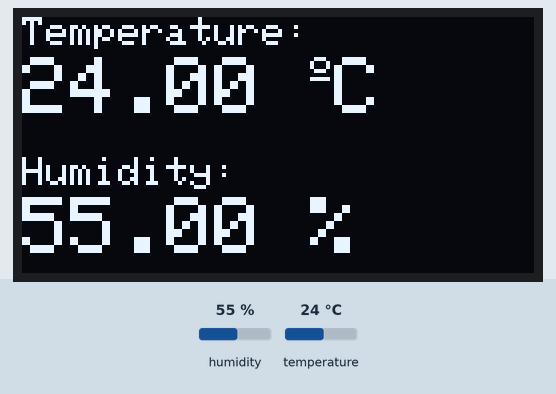
Simulated run of this sketch. Board: ESP8266 (NodeMCU). On the bench: 128×64 one-colour display. The test bench sets the inputs (shaded band); at power-on: humidity 55 %, temperature 24 °C.

Above: at 7.6 s.
7.7 s: humidity set to 22 %
At 13.2 s:
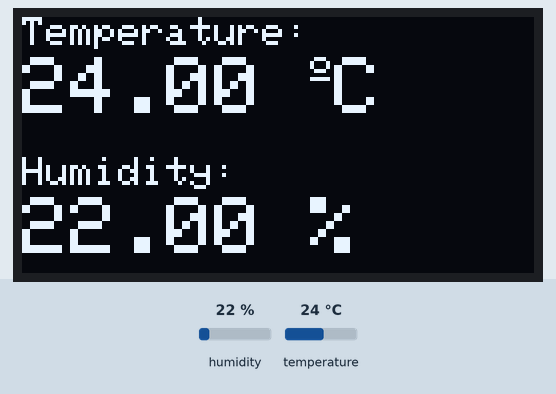
15.2 s: temperature set to 12 °C
At 18.1 s:
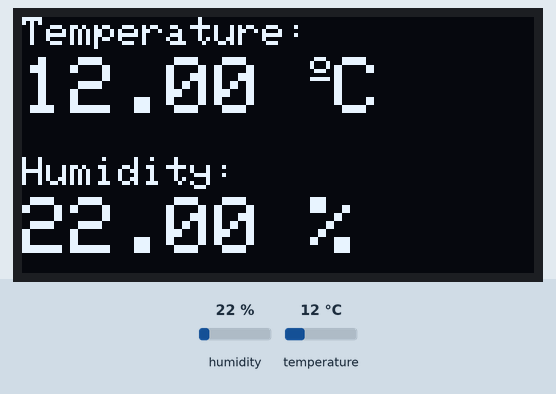
22.7 s: humidity set to 40 %
At 28.0 s:
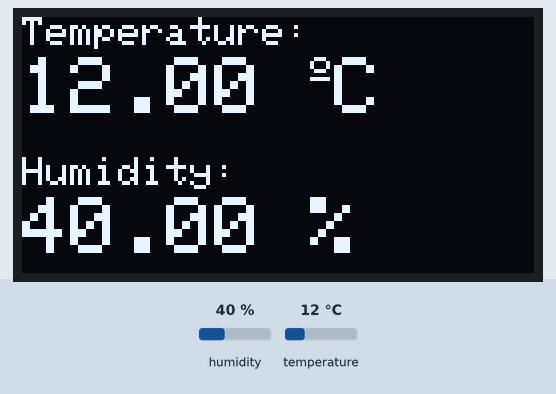
30.2 s: temperature set to 19 °C
At 32.9 s:
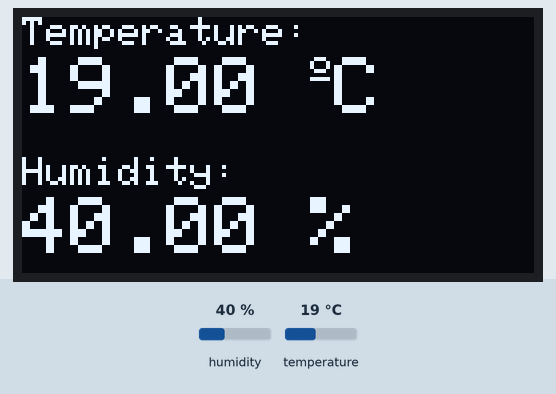
Timing chart, 0 to 34.4 s (numbered marks = the images above; inputs shaded):
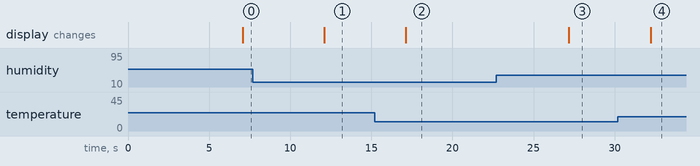

Measured:
- after the input at 7.7 s, the display: changes after 4.4 s (image 1)
- after the input at 15.2 s, the display: changes after 1.9 s (image 2)
- after the input at 22.7 s, the display: changes after 4.5 s (image 3)
- after the input at 30.2 s, the display: changes after 2.0 s (image 4)

The sketch:

testOLED_DHT.ino
```cpp
#include <Wire.h>
#include <Adafruit_GFX.h>
#include <Adafruit_SSD1306.h>
#include <Adafruit_Sensor.h>
#include <DHT.h>

#define SCREEN_WIDTH 128 // ความกว้างของจอ OLED
#define SCREEN_HEIGHT 64 // ความสูงของจอ OLED

// ประกาศสำหรับจอ SSD1306 ที่เชื่อมต่อกับ I2C
Adafruit_SSD1306 OLED(SCREEN_WIDTH, SCREEN_HEIGHT, &Wire, -1);

#define DHTPIN D7     // ขาดิจิตอลที่เชื่อมต่อกับ DHT sensor

// เลือกชนิดของเซ็นเซอร์ที่ใช้งาน:
#define DHTTYPE    DHT22     // DHT 22 (AM2302)

DHT dht(DHTPIN, DHTTYPE);

void setup() {
  Serial.begin(9600);

  dht.begin();

  // ตรวจสอบการเชื่อมต่อจอ OLED
  if (!OLED.begin(SSD1306_SWITCHCAPVCC, 0x3C)) {
    Serial.println(F("SSD1306 allocation failed"));
    for (;;);
  }
  delay(2000);
  OLED.clearDisplay();
  OLED.setTextColor(WHITE);
}

void loop() {
  delay(5000);

  // อ่านค่าอุณหภูมิและความชื้น
  float t = dht.readTemperature();
  float h = dht.readHumidity();
  if (isnan(h) || isnan(t)) {
    Serial.println("Failed to read from DHT sensor!");
    return;
  }

  // ล้างหน้าจอ
  OLED.clearDisplay();

  // แสดงค่าอุณหภูมิ
  OLED.setTextSize(1);
  OLED.setCursor(0, 0);
  OLED.print("Temperature: ");
  OLED.setTextSize(2);
  OLED.setCursor(0, 10);
  OLED.print(t);
  OLED.print(" ");
  OLED.setTextSize(1);
  OLED.cp437(true);
  OLED.write(167); // แสดงสัญลักษณ์องศา
  OLED.setTextSize(2);
  OLED.print("C");

  // แสดงค่าความชื้น
  OLED.setTextSize(1);
  OLED.setCursor(0, 35);
  OLED.print("Humidity: ");
  OLED.setTextSize(2);
  OLED.setCursor(0, 45);
  OLED.print(h);
  OLED.print(" %");

  OLED.display();
}
```
